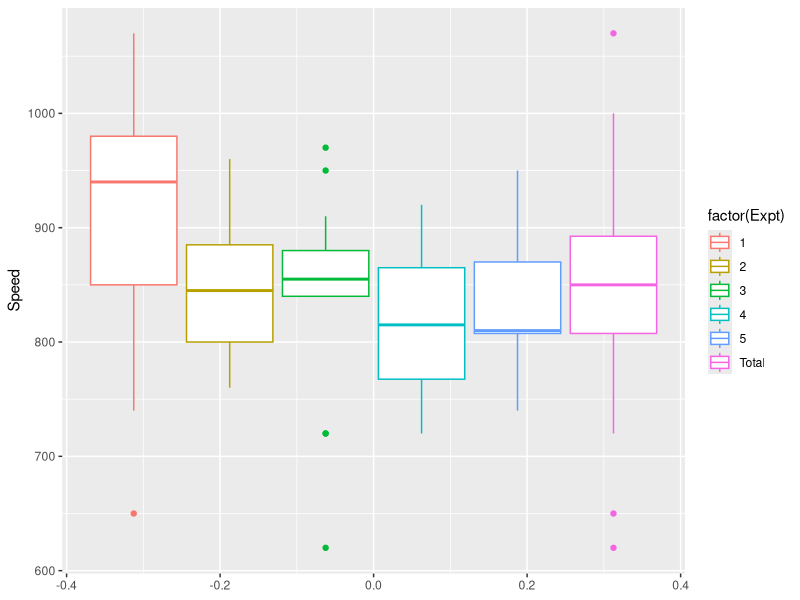
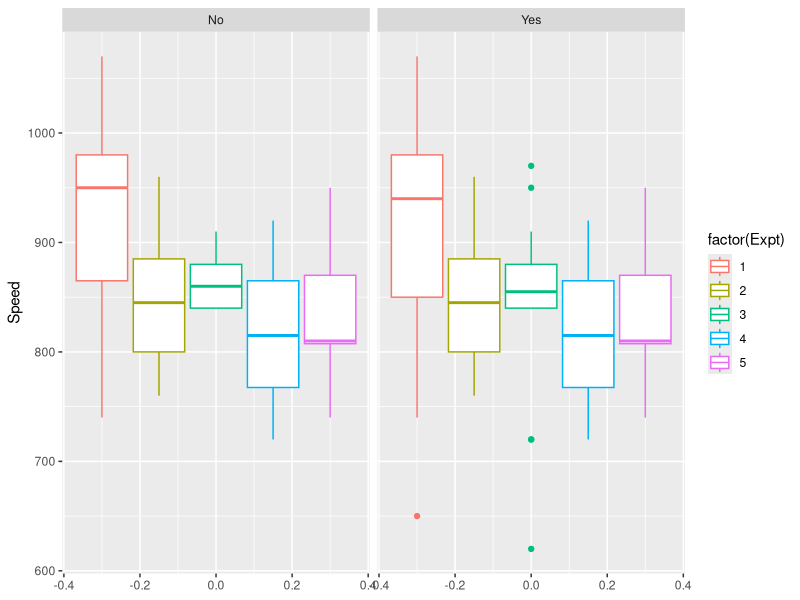
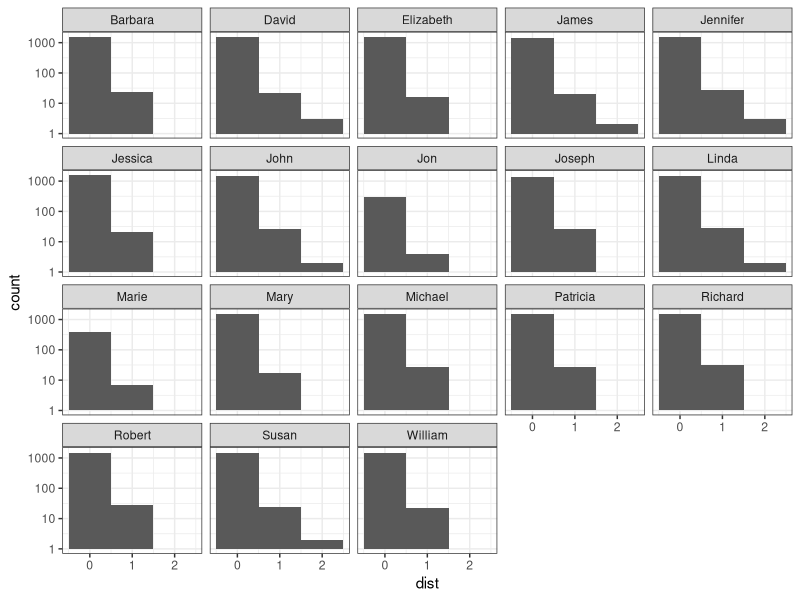

These charts were generated, in order, by the following R code:
## ---- chunk 1
knitr::opts_chunk$set(echo = TRUE)
library(tidyverse)
library(ggplot2)
library(magrittr)

morley.dat <- read.table("morley.dat", header=TRUE)
humanNames <- read.csv("humans-names.csv")

if(!require(stringdist)){
    install.packages("stringdist")
    library(stringdist)
}
## ---- chunk 2
morley.dat %>%                                                                    
  mutate(Expt = "Total") %>%                                   # Grouping all the experiments results into one factor. 
  rbind(morley.dat) %>%                                        # Binding old and new dataframes together.
  ggplot(aes(y = Speed, group = Expt, color = factor(Expt))) + # Plotting boxplots.
  geom_boxplot()
## ---- chunk 3
morley.dat %>%
  group_by(Expt) %>%           # Grouping by experiment so the quartiles would be calculated individually for each experiment
  mutate(
    q25 = quantile(Speed, 0.25),
    q50 = quantile(Speed, 0.50),
    q75 = quantile(Speed, 0.75)     # Calcutaling quartiles
  ) %>%
  mutate(IQR = q75 - q25) %>%
  filter(Speed < q75 + 1.5*IQR) %>%  
  filter(Speed > q25 - 1.5*IQR) %>%   # Removing the outliers
  mutate(outliers = "No") %>%         
  rbind(mutate(morley.dat, outliers = "Yes")) %>% # Adding the old plot back for comparison
  ggplot(aes(y = Speed, group = Expt, color = factor(Expt))) +  # Plotting the results
  geom_boxplot() +
  facet_wrap(~outliers)
## ---- chunk 4
table(humanNames$Name)[table(humanNames$Name) > 5] %>% names() -> good_names # Extract correct names from count of all unique names in names column

stringdist::stringdistmatrix(humanNames$Name, good_names) %>%
  apply(1, which.min) -> name_index  # Indexing bad names from good names

humanNames %>%
  mutate(Name = good_names[name_index]) -> humanNames_clean # Create column of good names from indexing

table(humanNames_clean$Name) # Count the unique good names
## ---- chunk 5
humanNames_clean$badNames <- humanNames$Name # Add original names to new dataframe

humanNames_clean$dist <- stringdist(humanNames_clean$badNames, humanNames_clean$Name, method='dl') # get string distance between original names and spellchecked names

ggplot(humanNames_clean, aes(x=dist)) +
  geom_histogram(binwidth=1) + # Histogram
  scale_y_continuous(trans="log10")+ # Logarithmic scale
  facet_wrap(. ~ Name)+ # Group by name
  theme_bw()
## ---- chunk 6
names(table(humanNames$Name)[table(humanNames$Name)>5]) -> correctNames # Store variable containing all names with correct spellings

correct_words <- correctNames[stringdist::amatch(humanNames$Name, correctNames, maxDist = Inf)] # Use stringdist:amatch to "approximately" match the names based on the correct spellings

humanNames <- humanNames %>% mutate(Name=correct_words) # Change Name in-place to correct spellings

table(humanNames$Name) # Table to compare against (1)

identical(humanNames$Name, humanNames_clean$Name)
